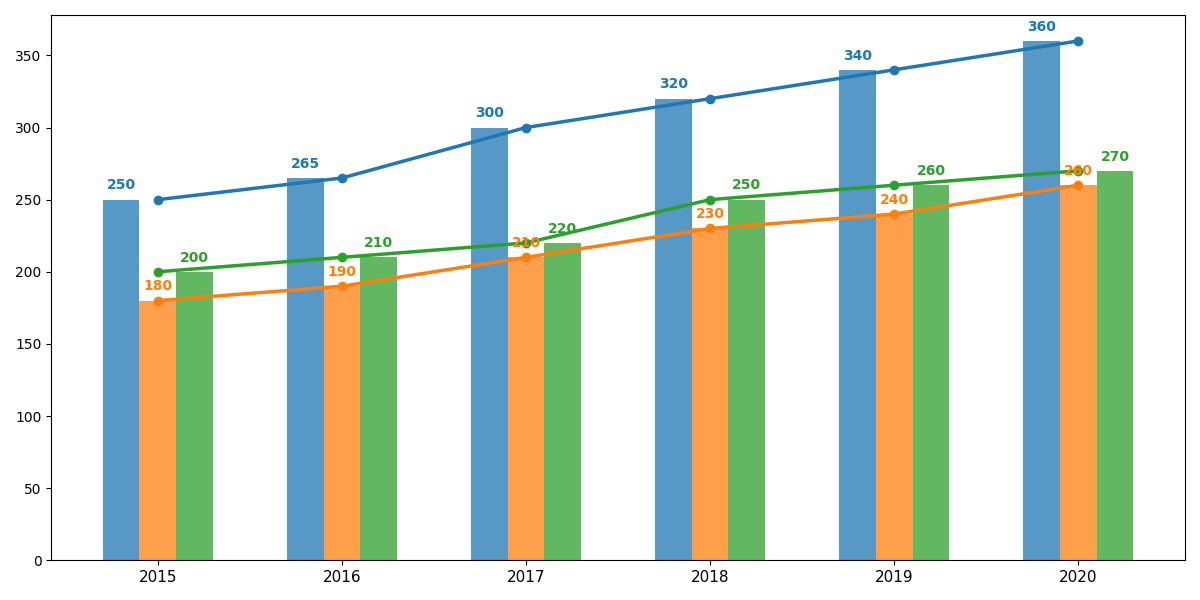

This chart was generated by the following Python code:
import matplotlib.pyplot as plt
import numpy as np

# Café names
cafes = ['Coffee Shops', 'Tea Houses', 'Mixed Beverage Cafés']

# Annual revenue in thousands (data in the form of Python lists)
revenue_2015 = [250, 180, 200]
revenue_2016 = [265, 190, 210]
revenue_2017 = [300, 210, 220]
revenue_2018 = [320, 230, 250]
revenue_2019 = [340, 240, 260]
revenue_2020 = [360, 260, 270]

# Collect data into an array for easy line plotting
years = [2015, 2016, 2017, 2018, 2019, 2020]
revenue = np.array([revenue_2015, revenue_2016, revenue_2017, revenue_2018, revenue_2019, revenue_2020])

# Define plot colors for different café types
colors = ['#1f77b4', '#ff7f0e', '#2ca02c']

# Initialize plot
fig, ax1 = plt.subplots(figsize=(12, 6))

# Plot bars for each year
width = 0.2  # Width of each bar
x = np.arange(len(years))  # Label locations

# Create bar charts for each café type
for i, cafe in enumerate(cafes):
    ax1.bar(x - width + i*width, revenue[:, i], width, color=colors[i], alpha=0.75)

# Overlay line plots to show trends
for i, cafe in enumerate(cafes):
    ax1.plot(x, revenue[:, i], marker='o', linestyle='-', color=colors[i], linewidth=2.5)
    for j in range(len(years)):
        ax1.text(x[j] + (i-1)*width, revenue[j, i] + 5, str(revenue[j, i]), ha='center', va='bottom', fontsize=10, fontweight='bold', color=colors[i])

# Customize ticks
ax1.set_xticks(x)
ax1.set_xticklabels(years, fontsize=11)

# Automatically adjust plot layout
plt.tight_layout()

# Show the plot
plt.show()
